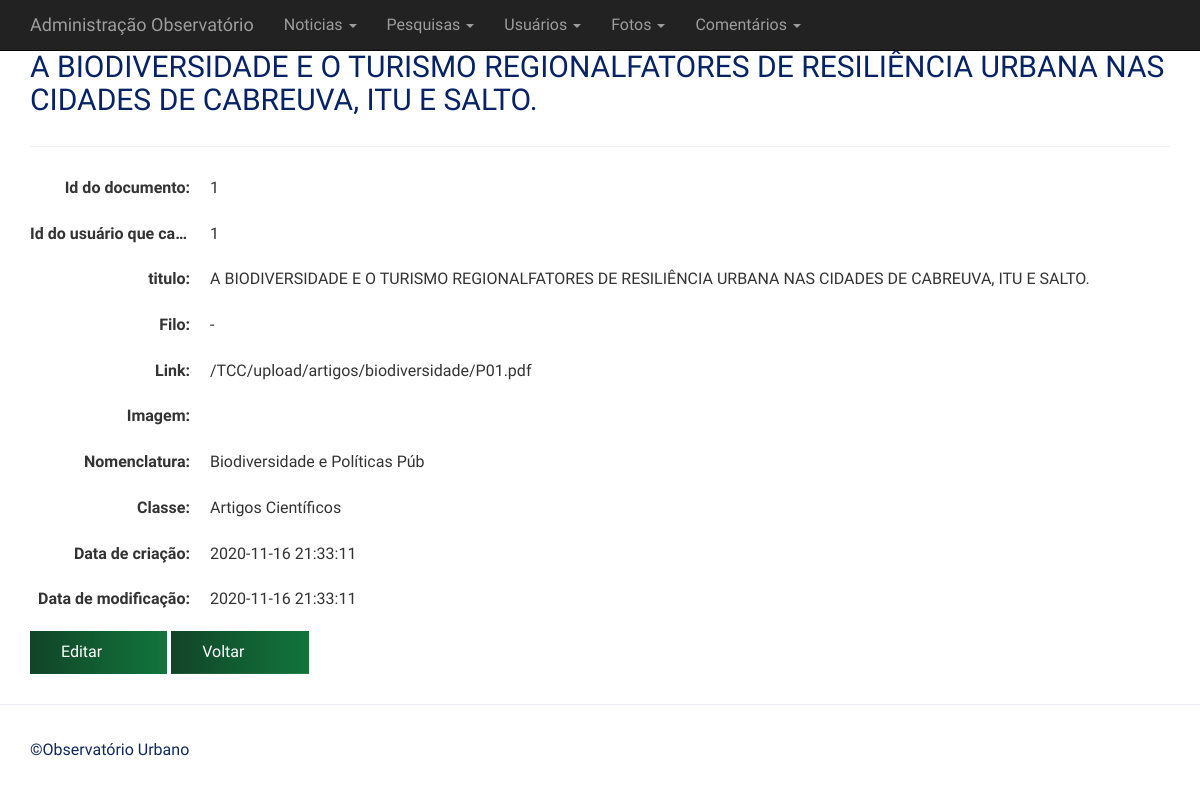
Page /adm/pesquisas/view.php?id=1 on the committed database.
### tables this page shows
CREATE TABLE `documentos` (
  `id` int(11) NOT NULL COMMENT 'Chave da tabela',
  `id_usuario` int(11) NOT NULL COMMENT 'chave estrangeira da tabela usuario',
  `titulo` text NOT NULL COMMENT 'Título do Documento',
  `filo` varchar(25) NOT NULL COMMENT 'Espécie do animal/planta citada no documento',
  `link` text NOT NULL COMMENT 'Link para o documento',
  `image` text NOT NULL COMMENT 'imagem do documento',
  `nomeclatura` varchar(60) NOT NULL COMMENT 'Categoria do documento',
  `classe` varchar(60) NOT NULL COMMENT 'Tipo do documento',
  `created` datetime NOT NULL DEFAULT current_timestamp() ON UPDATE current_timestamp() COMMENT 'data de criação',
  `modifed` datetime DEFAULT NULL COMMENT 'data de modificação'
);

### adm/inc/database.php (called while the page is built, shortened)
<?php
function open_database() {
	try {
		$conn = new mysqli(DB_HOST, DB_USER, DB_PASSWORD, DB_NAME);
		return $conn;
	} catch (Exception $e) {
		echo $e->getMessage();
		return null;
	}
}
function find( $table = null, $id = null ) {
	$database = open_database();
	$found = null;
	try {
	  if ($id) {
	    $sql = "SELECT * FROM " . $table . " WHERE id = " . $id;
	    $result = $database->query($sql);
	    if ($result->num_rows > 0) {
	      $found = $result->fetch_assoc();
	    }
	  } else {
	    $sql = "SELECT * FROM " . $table;
	    $result = $database->query($sql);
	    if ($result->num_rows > 0) {
	      $found = $result->fetch_all(MYSQLI_ASSOC);
	    }
	  }
	} catch (Exception $e) {
	  $_SESSION['message'] = $e->GetMessage();
	  $_SESSION['type'] = 'danger';
  }
    return $found;
}

### adm/pesquisas/functions.php (called while the page is built, shortened)
<?php
function view($id = null) {
	$customer = find('documentos', $id);
  }

### adm/pesquisas/view.php (the view, shortened to what this page needs)
<?php
	require_once('functions.php');
	view($_GET['id']);
?>
<h2><?php echo $customer['titulo']; ?></h2>
<hr>
<dl class="dl-horizontal">
	<dt>Id do documento:</dt>
	<dd><?php echo $customer['id']; ?></dd>
	<br/>
	<dt>Id do usuário que cadastrou o documento:</dt>
	<dd><?php echo $customer['id_usuario']; ?></dd>
	<br/>
	<dt>titulo:</dt>
	<dd><?php echo $customer['titulo']; ?></dd>
	<br/>
	<dt>Filo:</dt>
	<dd><?php echo $customer['filo']; ?></dd>
	<br/>
	<dt>Link:</dt>
	<dd><?php echo $customer['link']; ?></dd>
	<br/>
	<dt>Imagem:</dt>
	<dd><?php echo $customer['image']; ?></dd>
	<br/>
	<dt>Nomenclatura:</dt>
	<dd><?php echo $customer['nomeclatura']; ?></dd>
	<br/>
	<dt>Classe:</dt>
	<dd><?php echo $customer['classe']; ?></dd>
	<br/>
	<dt>Data de criação:</dt>
	<dd><?php echo $customer['created']; ?></dd>
	<br/>
	<dt>Data de modificação:</dt>
	<dd><?php echo $customer['modifed']; ?></dd>
</dl>
<div id="actions" class="row">
	<div class="col-md-12">
	  <a href="edit.php?id=<?php echo $customer['id']; ?>" class="btn btn-primary">Editar</a>
	  <a href="index.php" class="btn btn-default">Voltar</a>
	</div>
</div>

### adm/inc/header.php (style rules this page uses)
body { padding-top: 50px; padding-bottom: 20px; }

### rows in the picture
documentos: titulo "A BIODIVERSIDADE E O TURISMO REGIONALFATORES DE RESILIÊNCIA URBANA NAS CIDADES DE CABREUVA, ITU E SALTO.", id "1", id_usuario "1", filo "-", link "/TCC/upload/artigos/biodiversidade/P01.pdf", nomeclatura "Biodiversidade e Políticas Púb", classe "Artigos Científicos", created "2020-11-16 21:33:11", modifed "2020-11-16 21:33:11"
